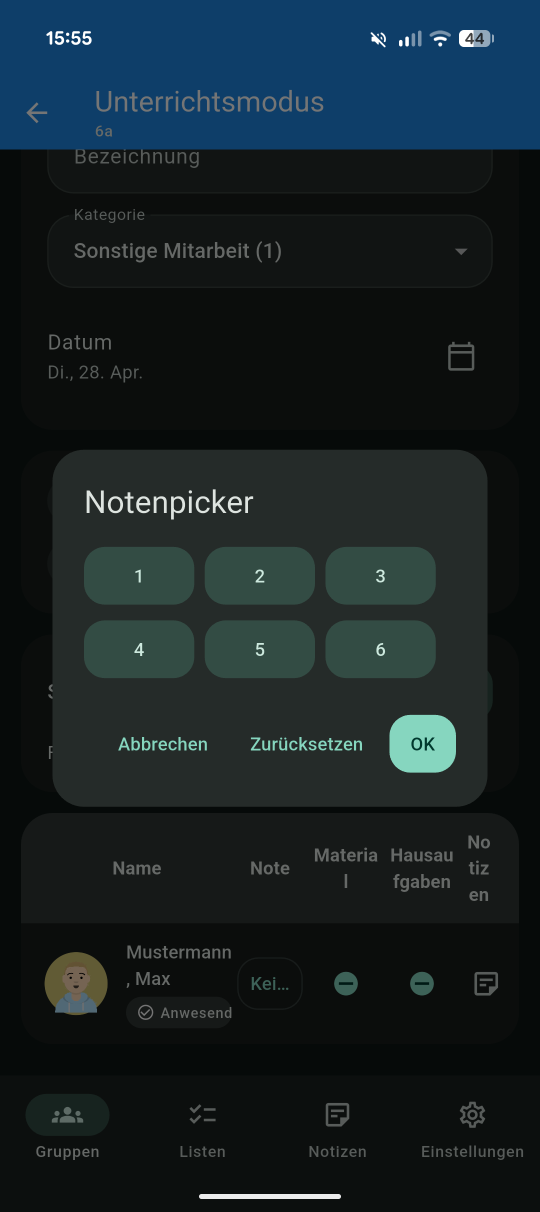
#> input picture fastlane/metadata/android/en-US/images/phoneScreenshots/1.png, 1080 x 2424 px (shown at 1/2 size)
$ python -i prepare_play_metadata.py   (imports and definitions only)
#> lines starting #> are read from the running program, lines starting #| are printed output that depends on the picture
#!/usr/bin/env python3
"""Build a Google-Play-ready copy of the fastlane metadata tree.

`fastlane/metadata/android` is authored for F-Droid, which accepts whatever it
is given. Google Play does not: it rejects release notes over 500 characters,
screenshots whose longest side is more than twice the shortest, and screenshots
carrying an alpha channel. The phone screenshots in this repo are 1080x2424
(1:2.24), so handing the tree to `fastlane supply` unchanged fails the upload.

Rather than degrade the F-Droid assets to Play's lowest common denominator,
this writes a normalised copy that `supply --metadata_path` consumes:

  * release notes are trimmed to 500 characters on a line/word boundary,
  * screenshots are flattened to RGB and letterboxed (never cropped) by
    repeating their edge pixels until the aspect ratio is within Play's 2:1
    limit,
  * oversized screenshots are scaled down under Play's 3840 px ceiling.

Anything hand-written that Play would reject is an error rather than a silent
fix, because a truncated store title or a dropped screenshot should be a human
decision.

Usage:
    tool/prepare_play_metadata.py SOURCE_DIR OUTPUT_DIR

SOURCE_DIR and OUTPUT_DIR are both the directory that holds the locale folders,
i.e. `fastlane/metadata/android`.
"""

from __future__ import annotations

import argparse
import math
import shutil
import sys
from pathlib import Path

from PIL import Image

# https://support.google.com/googleplay/android-developer/answer/9859455
MAX_TITLE = 30
MAX_SHORT_DESCRIPTION = 80
MAX_FULL_DESCRIPTION = 4000
MAX_RELEASE_NOTES = 500

# https://developers.google.com/android-publisher/api-ref/rest/v3/AppImageType
MIN_SIDE = 320
MAX_SIDE = 3840
MAX_RATIO = 2.0
MAX_SCREENSHOTS_PER_TYPE = 8

TEXT_LIMITS = {
    "title": MAX_TITLE,
    "short_description": MAX_SHORT_DESCRIPTION,
    "full_description": MAX_FULL_DESCRIPTION,
}
# `video` holds a URL, so it has no length limit worth enforcing here.
TEXT_FILES = list(TEXT_LIMITS) + ["video"]

IMAGE_TYPES = {
    "featureGraphic": (1024, 500),
    "icon": (512, 512),
    "tvBanner": (1280, 720),
}
SCREENSHOT_TYPES = [
    "phoneScreenshots",
    "sevenInchScreenshots",
    "tenInchScreenshots",
    "tvScreenshots",
    "wearScreenshots",
]
IMAGE_SUFFIXES = {".png", ".jpg", ".jpeg"}

warnings: list[str] = []
errors: list[str] = []


# [25 lines left out: function trim_release_notes, not called in this run]


def letterbox(image: Image.Image, size: tuple[int, int]) -> Image.Image:
    """Centres the image on a larger canvas, filling the margins by stretching
    the outermost row/column of pixels outwards.

    A flat fill colour would put black bars beside a coloured app bar. Repeating
    the edge pixels instead continues whatever is already there, so the padding
    reads as part of the screenshot rather than as a border around it.
    """
    width, height = image.size
    target_width, target_height = size
    canvas = Image.new("RGB", size)
    left, top = (target_width - width) // 2, (target_height - height) // 2
    canvas.paste(image, (left, top))

    if left > 0:
        right = target_width - width - left
        canvas.paste(image.crop((0, 0, 1, height)).resize((left, height)), (0, top))
        canvas.paste(
            image.crop((width - 1, 0, width, height)).resize((right, height)),
            (left + width, top),
        )

    # Read the rows back off the canvas rather than off the image, so that a
    # canvas needing both directions gets corners filled instead of left black.
    if top > 0:
        bottom = target_height - height - top
        first = canvas.crop((0, top, target_width, top + 1))
        last = canvas.crop((0, top + height - 1, target_width, top + height))
        canvas.paste(first.resize((target_width, top)), (0, 0))
        canvas.paste(last.resize((target_width, bottom)), (0, top + height))

    return canvas


def normalise_screenshot(source: Path, destination: Path) -> None:
#> called with destination = 'out.png'
    with Image.open(source) as opened:
#> opened is the input picture: PIL image 1080x2424 RGB; mean R, G, B 22.7, 33.2, 36.6
        image = opened.convert("RGB")  # Play rejects an alpha channel.

        width, height = image.size
#> width = 1080; height = 2424
        if min(width, height) < MIN_SIDE:
            errors.append(
                f"{source}: {width}x{height} is below Play's {MIN_SIDE} px minimum side"
            )
            return

        if max(width, height) > MAX_SIDE:
            scale = MAX_SIDE / max(width, height)
            width, height = round(width * scale), round(height * scale)
            image = image.resize((width, height), Image.LANCZOS)
            warnings.append(f"{source}: scaled down to {width}x{height}")

        # Letterbox instead of cropping: losing a row of the screenshot is a
        # worse outcome than a strip of the app's own background colour.
        target_width = max(width, math.ceil(height / MAX_RATIO))
#> target_width = 1212
        target_height = max(height, math.ceil(width / MAX_RATIO))
#> target_height = 2424
        if (target_width, target_height) != (width, height):
            image = letterbox(image, (target_width, target_height))
#> in letterbox, `canvas = Image.new("RGB", size)`: canvas: PIL image 1212x2424 RGB; every value is 0
#> in letterbox, `canvas.paste(image, (left, top))`:
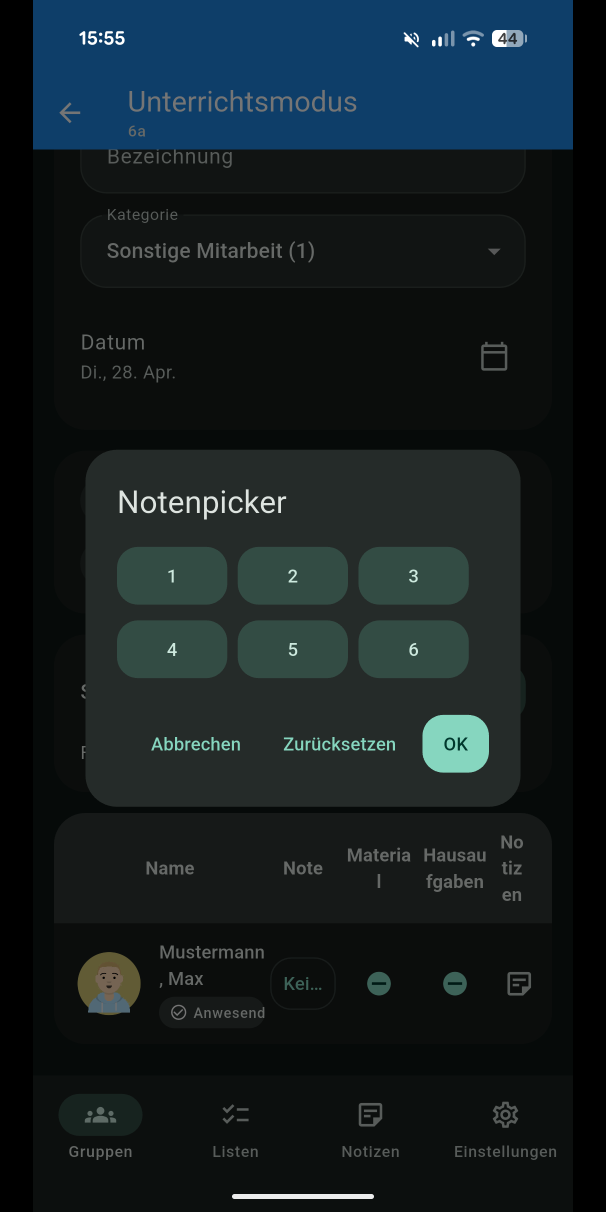
#> canvas: PIL image 1212x2424 RGB (shown at 1/2 size); mean R, G, B 20.2, 29.6, 32.7
            warnings.append(
                f"{source}: padded {width}x{height} to {target_width}x{target_height} "
                f"for Play's {MAX_RATIO:g}:1 aspect ratio limit"
            )

#> (the run stopped early here; a loop or call above may not have finished)
